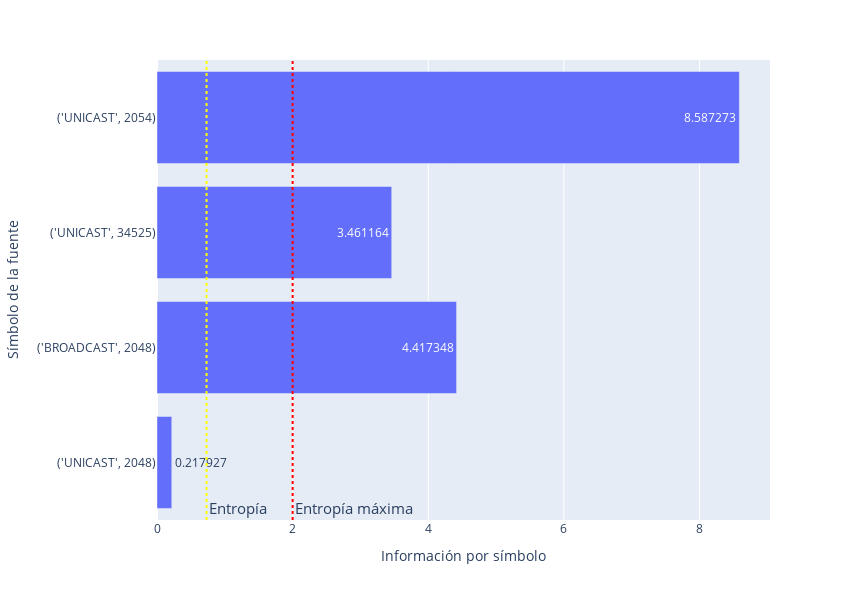

The code cell stored with this chart in its notebook:
### Code cell
def informacionPorSimbolo(df):

    fig = px.bar(df,
        y= 'simbolo', 
        x= 'información',
        labels={
                "simbolo": "Símbolo de la fuente",
                "información": "Información por símbolo",
                        },
        height= 600,
        width= 850,
        text_auto=True,
        orientation='h')
    entropia = dict_entropias[df.name]
    entropia_maxima = math.log2(len(df))
    fig.add_vline(x=entropia,  line_dash="dot", line_color="yellow", annotation_text="Entropía",annotation_position="bottom right", annotation=dict(font_size=15),)
    fig.add_vline(x=entropia_maxima,  line_dash="dot", line_color="red", annotation_text="Entropía máxima",annotation_position="bottom right", annotation=dict(font_size=15),)
    fig.show()
informacionPorSimbolo(df_wifi_exactas)

### Figure 1 — Plotly figure (JSON) as saved in the notebook; plotly's stock layout.template omitted (floating-point values rounded to 4 significant figures)
{"data": [{"alignmentgroup": "True", "hovertemplate": "Información por símbolo=%{x}<br>Símbolo de la fuente=%{y}<extra></extra>", "legendgroup": "", "marker": {"color": "#636efa", "pattern": {"shape": ""}}, "name": "", "offsetgroup": "", "orientation": "h", "showlegend": false, "textposition": "auto", "texttemplate": "%{x}", "type": "bar", "x": [0.2179, 4.417, 3.461, 8.587], "xaxis": "x", "y": ["('UNICAST', 2048)", "('BROADCAST', 2048)", "('UNICAST', 34525)", "('UNICAST', 2054)"], "yaxis": "y"}], "layout": {"annotations": [{"font": {"size": 15}, "showarrow": false, "text": "Entropía", "x": 0.7307, "xanchor": "left", "xref": "x", "y": 0, "yanchor": "bottom", "yref": "y domain"}, {"font": {"size": 15}, "showarrow": false, "text": "Entropía máxima", "x": 2, "xanchor": "left", "xref": "x", "y": 0, "yanchor": "bottom", "yref": "y domain"}], "barmode": "relative", "height": 600, "legend": {"tracegroupgap": 0}, "margin": {"t": 60}, "shapes": [{"line": {"color": "yellow", "dash": "dot"}, "type": "line", "x0": 0.7307, "x1": 0.7307, "xref": "x", "y0": 0, "y1": 1, "yref": "y domain"}, {"line": {"color": "red", "dash": "dot"}, "type": "line", "x0": 2, "x1": 2, "xref": "x", "y0": 0, "y1": 1, "yref": "y domain"}], "width": 850, "xaxis": {"anchor": "y", "domain": [0, 1], "title": {"text": "Información por símbolo"}}, "yaxis": {"anchor": "x", "domain": [0, 1], "title": {"text": "Símbolo de la fuente"}}}}
